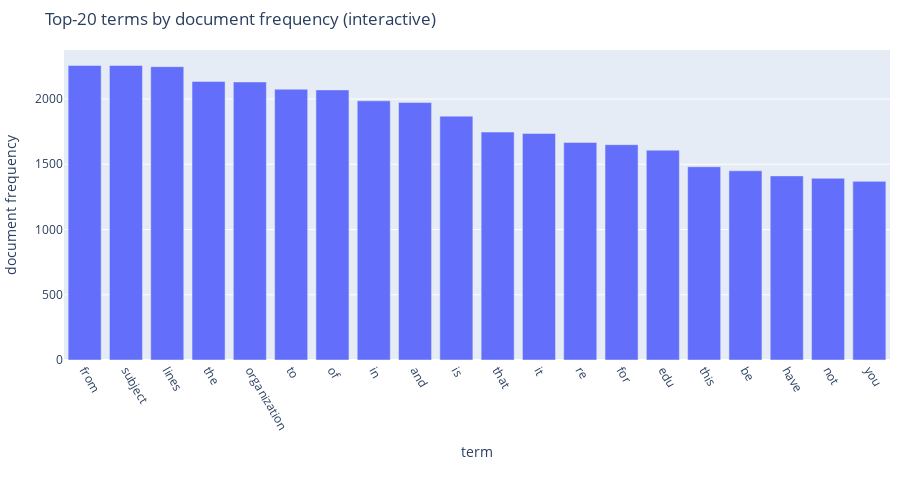
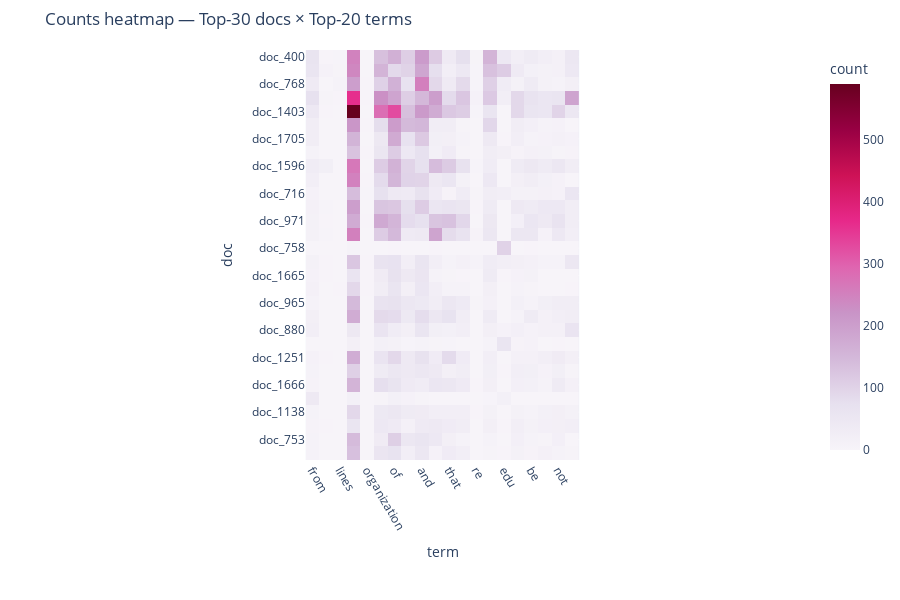

Source (notebook cell) for these figures, in order:
### Markdown cell above
### >>> **Exercise 12 (take home):**
If you want a nicer interactive visualization here, I would encourage you try to install and use plotly to achieve this.

### Code cell
# Answer here
# --- Exercise 12: Interactive visualizations with Plotly (compact version) ---
try:
    import numpy as np
    import plotly.express as px
    from scipy import sparse
except ImportError as e:
    print("Plotly / SciPy not found. Install with:\n  pip install plotly scipy")
else:
    # 1) Interative bar: top-N terms by document frequency (DF)
    X_csr = X_counts.tocsr()
    df_terms = np.asarray((X_csr > 0).sum(axis=0)).ravel()
    feature_names = count_vect.get_feature_names_out()
    N = 20  # ← 可改，顯示前 N 個詞
    top_idx = df_terms.argsort()[-N:][::-1]
    fig1 = px.bar(x=feature_names[top_idx], y=df_terms[top_idx],
                  labels={"x": "term", "y": "document frequency"},
                  title=f"Top-{N} terms by document frequency (interactive)")
    fig1.update_layout(xaxis_tickangle=60, margin=dict(l=30,r=10,t=50,b=120), height=480)
    fig1.show()

    # 2) Interactive heatmap: top-N_docs × top-N_terms block (counts)
    N_docs = 30   # ← 可改
    row_nnz = np.diff(X_csr.indptr)
    rows = row_nnz.argsort()[-N_docs:][::-1]
    cols = top_idx[:N]  # 使用上面挑的詞
    block = X_csr[rows][:, cols].toarray()
    fig2 = px.imshow(block, color_continuous_scale="PuRd",
                     labels=dict(x="term", y="doc", color="count"),
                     x=feature_names[cols], y=[f"doc_{i}" for i in rows],
                     title=f"Counts heatmap — Top-{N_docs} docs × Top-{N} terms")
    fig2.update_layout(height=600, xaxis_tickangle=60, margin=dict(l=80,r=10,t=50,b=140))
    fig2.show()

### Figure 1 — Plotly figure (JSON) as saved in the notebook; plotly's stock layout.template omitted (floating-point values rounded to 4 significant figures)
{"data": [{"hovertemplate": "term=%{x}<br>document frequency=%{y}<extra></extra>", "legendgroup": "", "marker": {"color": "#636efa", "pattern": {"shape": ""}}, "name": "", "orientation": "v", "showlegend": false, "textposition": "auto", "type": "bar", "x": ["from", "subject", "lines", "the", "organization", "to", "of", "in", "and", "is", "that", "it", "re", "for", "edu", "this", "be", "have", "not", "you"], "xaxis": "x", "y": [2257, 2257, 2248, 2135, 2131, 2075, 2070, 1986, 1973, 1869, 1747, 1736, 1667, 1650, 1608, 1481, 1450, 1411, 1393, 1369], "yaxis": "y"}], "layout": {"barmode": "relative", "height": 480, "legend": {"tracegroupgap": 0}, "margin": {"b": 120, "l": 30, "r": 10, "t": 50}, "title": {"text": "Top-20 terms by document frequency (interactive)"}, "xaxis": {"anchor": "y", "domain": [0, 1], "tickangle": 60, "title": {"text": "term"}}, "yaxis": {"anchor": "x", "domain": [0, 1], "title": {"text": "document frequency"}}}}

### Figure 2 — Plotly figure (JSON) as saved in the notebook; plotly's stock layout.template omitted (floating-point values rounded to 4 significant figures; data arrays with more than 128 entries replaced by an {"elided": "..."} marker saying what was removed)
{"data": [{"coloraxis": "coloraxis", "hovertemplate": "term: %{x}<br>doc: %{y}<br>count: %{z}<extra></extra>", "name": "0", "type": "heatmap", "x": ["from", "subject", "lines", "the", "organization", "to", "of", "in", "and", "is", "that", "it", "re", "for", "edu", "this", "be", "have", "not", "you"], "xaxis": "x", "y": ["doc_400", "doc_1890", "doc_768", "doc_433", "doc_1403", "doc_1401", "doc_1705", "doc_424", "doc_1596", "doc_123", "doc_716", "doc_1103", "doc_971", "doc_1411", "doc_758", "doc_2255", "doc_1665", "doc_1751", "doc_965", "doc_789", "doc_880", "doc_1802", "doc_1251", "doc_432", "doc_1666", "doc_2009", "doc_1138", "doc_425", "doc_753", "doc_580"], "yaxis": "y", "z": {"elided": "30x20 int values"}}], "layout": {"coloraxis": {"colorbar": {"title": {"text": "count"}}, "colorscale": [[0, "rgb(247,244,249)"], [0.125, "rgb(231,225,239)"], [0.25, "rgb(212,185,218)"], [0.375, "rgb(201,148,199)"], [0.5, "rgb(223,101,176)"], [0.625, "rgb(231,41,138)"], [0.75, "rgb(206,18,86)"], [0.875, "rgb(152,0,67)"], [1, "rgb(103,0,31)"]]}, "height": 600, "margin": {"b": 140, "l": 80, "r": 10, "t": 50}, "title": {"text": "Counts heatmap — Top-30 docs × Top-20 terms"}, "xaxis": {"anchor": "y", "constrain": "domain", "domain": [0, 1], "scaleanchor": "y", "tickangle": 60, "title": {"text": "term"}}, "yaxis": {"anchor": "x", "autorange": "reversed", "constrain": "domain", "domain": [0, 1], "title": {"text": "doc"}}}}
